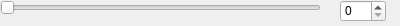
<?xml version="1.0" encoding="UTF-8"?>
<ui version="4.0">
 <class>ControlForm</class>
 <widget class="QWidget" name="ControlForm">
  <property name="geometry">
   <rect>
    <x>0</x>
    <y>0</y>
    <width>400</width>
    <height>26</height>
   </rect>
  </property>
  <property name="windowTitle">
   <string>Form</string>
  </property>
  <widget class="QSlider" name="horizontalSlider">
   <property name="geometry">
    <rect>
     <x>0</x>
     <y>0</y>
     <width>321</width>
     <height>16</height>
    </rect>
   </property>
   <property name="orientation">
    <enum>Qt::Horizontal</enum>
   </property>
  </widget>
  <widget class="QSpinBox" name="spinBox">
   <property name="geometry">
    <rect>
     <x>340</x>
     <y>0</y>
     <width>46</width>
     <height>22</height>
    </rect>
   </property>
  </widget>
 </widget>
 <resources/>
 <connections/>
</ui>
